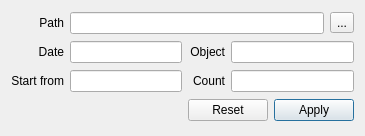
<?xml version="1.0" encoding="UTF-8"?>
<ui version="4.0">
 <class>sessionswndClass</class>
 <widget class="QDialog" name="sessionswndClass">
  <property name="geometry">
   <rect>
    <x>0</x>
    <y>0</y>
    <width>365</width>
    <height>136</height>
   </rect>
  </property>
  <property name="maximumSize">
   <size>
    <width>16777215</width>
    <height>136</height>
   </size>
  </property>
  <property name="windowTitle">
   <string>sessionswnd</string>
  </property>
  <layout class="QGridLayout" name="gridLayout">
   <item row="0" column="0">
    <widget class="QLabel" name="label_1">
     <property name="text">
      <string>Path</string>
     </property>
     <property name="alignment">
      <set>Qt::AlignRight|Qt::AlignTrailing|Qt::AlignVCenter</set>
     </property>
    </widget>
   </item>
   <item row="0" column="1" colspan="4">
    <widget class="QLineEdit" name="lineEdit_MainPath"/>
   </item>
   <item row="0" column="5">
    <widget class="QToolButton" name="toolButton_Browse">
     <property name="text">
      <string>...</string>
     </property>
    </widget>
   </item>
   <item row="1" column="0">
    <widget class="QLabel" name="label_2">
     <property name="text">
      <string>Date</string>
     </property>
     <property name="alignment">
      <set>Qt::AlignRight|Qt::AlignTrailing|Qt::AlignVCenter</set>
     </property>
    </widget>
   </item>
   <item row="1" column="1">
    <widget class="QLineEdit" name="lineEdit_Date">
     <property name="minimumSize">
      <size>
       <width>110</width>
       <height>0</height>
      </size>
     </property>
    </widget>
   </item>
   <item row="1" column="2">
    <widget class="QLabel" name="label_3">
     <property name="text">
      <string>Object</string>
     </property>
     <property name="alignment">
      <set>Qt::AlignRight|Qt::AlignTrailing|Qt::AlignVCenter</set>
     </property>
    </widget>
   </item>
   <item row="1" column="3" colspan="3">
    <widget class="QLineEdit" name="lineEdit_Object">
     <property name="minimumSize">
      <size>
       <width>110</width>
       <height>0</height>
      </size>
     </property>
    </widget>
   </item>
   <item row="2" column="0">
    <widget class="QLabel" name="label_4">
     <property name="text">
      <string>Start from</string>
     </property>
     <property name="alignment">
      <set>Qt::AlignRight|Qt::AlignTrailing|Qt::AlignVCenter</set>
     </property>
    </widget>
   </item>
   <item row="2" column="1">
    <widget class="QLineEdit" name="lineEdit_From">
     <property name="minimumSize">
      <size>
       <width>110</width>
       <height>0</height>
      </size>
     </property>
    </widget>
   </item>
   <item row="2" column="2">
    <widget class="QLabel" name="label_5">
     <property name="text">
      <string>Count</string>
     </property>
     <property name="alignment">
      <set>Qt::AlignRight|Qt::AlignTrailing|Qt::AlignVCenter</set>
     </property>
    </widget>
   </item>
   <item row="2" column="3" colspan="3">
    <widget class="QLineEdit" name="lineEdit_Count">
     <property name="minimumSize">
      <size>
       <width>100</width>
       <height>0</height>
      </size>
     </property>
    </widget>
   </item>
   <item row="3" column="0" colspan="2">
    <spacer name="horizontalSpacer_2">
     <property name="orientation">
      <enum>Qt::Horizontal</enum>
     </property>
     <property name="sizeHint" stdset="0">
      <size>
       <width>162</width>
       <height>20</height>
      </size>
     </property>
    </spacer>
   </item>
   <item row="3" column="2" colspan="2">
    <widget class="QPushButton" name="pushButton_Reset">
     <property name="text">
      <string>Reset</string>
     </property>
     <property name="autoDefault">
      <bool>false</bool>
     </property>
    </widget>
   </item>
   <item row="3" column="4" colspan="2">
    <widget class="QPushButton" name="pushButton_Apply">
     <property name="text">
      <string>Apply</string>
     </property>
     <property name="autoDefault">
      <bool>true</bool>
     </property>
     <property name="default">
      <bool>false</bool>
     </property>
    </widget>
   </item>
  </layout>
 </widget>
 <layoutdefault spacing="6" margin="11"/>
 <tabstops>
  <tabstop>lineEdit_MainPath</tabstop>
  <tabstop>toolButton_Browse</tabstop>
  <tabstop>lineEdit_Date</tabstop>
  <tabstop>lineEdit_Object</tabstop>
  <tabstop>lineEdit_From</tabstop>
  <tabstop>lineEdit_Count</tabstop>
  <tabstop>pushButton_Reset</tabstop>
  <tabstop>pushButton_Apply</tabstop>
 </tabstops>
 <resources/>
 <connections/>
</ui>
